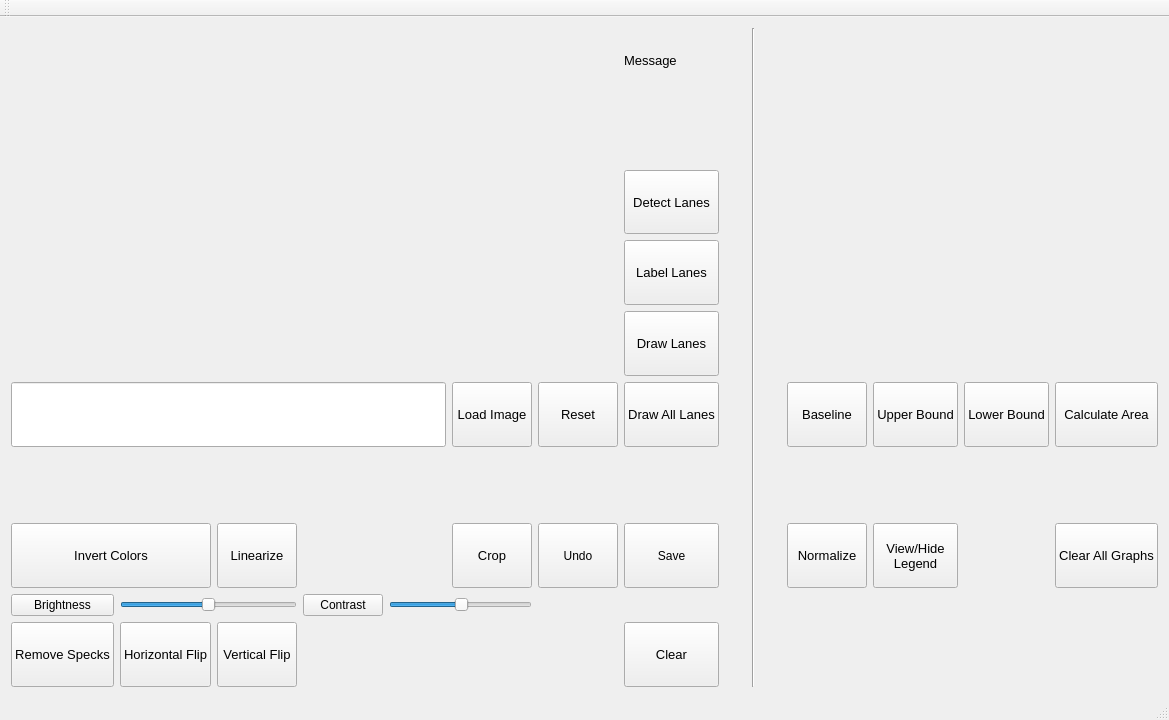
<?xml version="1.0" encoding="UTF-8"?>
<ui version="4.0">
 <class>MainWindow</class>
 <widget class="QMainWindow" name="MainWindow">
  <property name="geometry">
   <rect>
    <x>0</x>
    <y>0</y>
    <width>1169</width>
    <height>720</height>
   </rect>
  </property>
  <property name="windowTitle">
   <string>MainWindow</string>
  </property>
  <widget class="QWidget" name="centralWidget">
   <layout class="QGridLayout" name="gridLayout_5">
    <item row="0" column="0">
     <layout class="QGridLayout" name="maingrid">
      <item row="5" column="0" colspan="5">
       <widget class="QLineEdit" name="imgadd">
        <property name="sizePolicy">
         <sizepolicy hsizetype="Preferred" vsizetype="Preferred">
          <horstretch>0</horstretch>
          <verstretch>0</verstretch>
         </sizepolicy>
        </property>
        <property name="font">
         <font>
          <pointsize>10</pointsize>
         </font>
        </property>
       </widget>
      </item>
      <item row="8" column="3">
       <widget class="QPushButton" name="ContrastButton">
        <property name="text">
         <string>Contrast</string>
        </property>
       </widget>
      </item>
      <item row="0" column="8">
       <widget class="QLabel" name="msglabel">
        <property name="font">
         <font>
          <pointsize>10</pointsize>
         </font>
        </property>
        <property name="text">
         <string>Message</string>
        </property>
       </widget>
      </item>
      <item row="2" column="8">
       <widget class="QPushButton" name="detectlanes">
        <property name="sizePolicy">
         <sizepolicy hsizetype="Preferred" vsizetype="Preferred">
          <horstretch>0</horstretch>
          <verstretch>0</verstretch>
         </sizepolicy>
        </property>
        <property name="font">
         <font>
          <pointsize>10</pointsize>
         </font>
        </property>
        <property name="text">
         <string>Detect Lanes</string>
        </property>
       </widget>
      </item>
      <item row="7" column="6">
       <widget class="QPushButton" name="undo">
        <property name="sizePolicy">
         <sizepolicy hsizetype="Preferred" vsizetype="Preferred">
          <horstretch>0</horstretch>
          <verstretch>0</verstretch>
         </sizepolicy>
        </property>
        <property name="font">
         <font>
          <pointsize>9</pointsize>
         </font>
        </property>
        <property name="text">
         <string>Undo</string>
        </property>
       </widget>
      </item>
      <item row="1" column="8">
       <widget class="QLabel" name="msgbox">
        <property name="font">
         <font>
          <pointsize>10</pointsize>
         </font>
        </property>
        <property name="text">
         <string/>
        </property>
       </widget>
      </item>
      <item row="9" column="8">
       <widget class="QPushButton" name="clear">
        <property name="sizePolicy">
         <sizepolicy hsizetype="Preferred" vsizetype="Preferred">
          <horstretch>0</horstretch>
          <verstretch>0</verstretch>
         </sizepolicy>
        </property>
        <property name="font">
         <font>
          <pointsize>10</pointsize>
         </font>
        </property>
        <property name="text">
         <string>Clear</string>
        </property>
       </widget>
      </item>
      <item row="0" column="0" rowspan="5" colspan="7">
       <widget class="QLabel" name="imagelabel">
        <property name="sizePolicy">
         <sizepolicy hsizetype="Preferred" vsizetype="Preferred">
          <horstretch>0</horstretch>
          <verstretch>0</verstretch>
         </sizepolicy>
        </property>
        <property name="text">
         <string/>
        </property>
        <property name="alignment">
         <set>Qt::AlignLeading|Qt::AlignLeft|Qt::AlignTop</set>
        </property>
       </widget>
      </item>
      <item row="7" column="0" colspan="2">
       <widget class="QPushButton" name="invertcolors">
        <property name="sizePolicy">
         <sizepolicy hsizetype="Preferred" vsizetype="Preferred">
          <horstretch>0</horstretch>
          <verstretch>0</verstretch>
         </sizepolicy>
        </property>
        <property name="font">
         <font>
          <pointsize>10</pointsize>
         </font>
        </property>
        <property name="text">
         <string>Invert Colors</string>
        </property>
       </widget>
      </item>
      <item row="5" column="11">
       <widget class="QPushButton" name="upperbound">
        <property name="sizePolicy">
         <sizepolicy hsizetype="Preferred" vsizetype="Preferred">
          <horstretch>0</horstretch>
          <verstretch>0</verstretch>
         </sizepolicy>
        </property>
        <property name="font">
         <font>
          <pointsize>10</pointsize>
         </font>
        </property>
        <property name="text">
         <string>Upper Bound</string>
        </property>
       </widget>
      </item>
      <item row="7" column="2">
       <widget class="QPushButton" name="linearize">
        <property name="sizePolicy">
         <sizepolicy hsizetype="Preferred" vsizetype="Preferred">
          <horstretch>0</horstretch>
          <verstretch>0</verstretch>
         </sizepolicy>
        </property>
        <property name="font">
         <font>
          <pointsize>10</pointsize>
         </font>
        </property>
        <property name="text">
         <string>Linearize</string>
        </property>
       </widget>
      </item>
      <item row="0" column="9" rowspan="10">
       <widget class="Line" name="line_2">
        <property name="sizePolicy">
         <sizepolicy hsizetype="Preferred" vsizetype="Preferred">
          <horstretch>0</horstretch>
          <verstretch>0</verstretch>
         </sizepolicy>
        </property>
        <property name="orientation">
         <enum>Qt::Vertical</enum>
        </property>
       </widget>
      </item>
      <item row="5" column="5">
       <widget class="QPushButton" name="loadimage">
        <property name="sizePolicy">
         <sizepolicy hsizetype="Preferred" vsizetype="Preferred">
          <horstretch>0</horstretch>
          <verstretch>0</verstretch>
         </sizepolicy>
        </property>
        <property name="font">
         <font>
          <pointsize>10</pointsize>
         </font>
        </property>
        <property name="text">
         <string>Load Image</string>
        </property>
       </widget>
      </item>
      <item row="5" column="6">
       <widget class="QPushButton" name="reset">
        <property name="sizePolicy">
         <sizepolicy hsizetype="Preferred" vsizetype="Preferred">
          <horstretch>0</horstretch>
          <verstretch>0</verstretch>
         </sizepolicy>
        </property>
        <property name="font">
         <font>
          <pointsize>10</pointsize>
         </font>
        </property>
        <property name="text">
         <string>Reset</string>
        </property>
       </widget>
      </item>
      <item row="8" column="1" colspan="2">
       <widget class="QSlider" name="BrightnessSlider">
        <property name="sizePolicy">
         <sizepolicy hsizetype="Preferred" vsizetype="Preferred">
          <horstretch>0</horstretch>
          <verstretch>0</verstretch>
         </sizepolicy>
        </property>
        <property name="minimum">
         <number>-200</number>
        </property>
        <property name="maximum">
         <number>200</number>
        </property>
        <property name="orientation">
         <enum>Qt::Horizontal</enum>
        </property>
       </widget>
      </item>
      <item row="8" column="0">
       <widget class="QPushButton" name="brightnessbutton">
        <property name="text">
         <string>Brightness</string>
        </property>
       </widget>
      </item>
      <item row="5" column="10">
       <widget class="QPushButton" name="baseline">
        <property name="sizePolicy">
         <sizepolicy hsizetype="Preferred" vsizetype="Preferred">
          <horstretch>0</horstretch>
          <verstretch>0</verstretch>
         </sizepolicy>
        </property>
        <property name="font">
         <font>
          <pointsize>10</pointsize>
         </font>
        </property>
        <property name="text">
         <string>Baseline</string>
        </property>
       </widget>
      </item>
      <item row="5" column="8">
       <widget class="QPushButton" name="drawalllanes">
        <property name="sizePolicy">
         <sizepolicy hsizetype="Preferred" vsizetype="Preferred">
          <horstretch>0</horstretch>
          <verstretch>0</verstretch>
         </sizepolicy>
        </property>
        <property name="font">
         <font>
          <pointsize>10</pointsize>
         </font>
        </property>
        <property name="text">
         <string>Draw All Lanes</string>
        </property>
       </widget>
      </item>
      <item row="5" column="12">
       <widget class="QPushButton" name="lowerbound">
        <property name="sizePolicy">
         <sizepolicy hsizetype="Preferred" vsizetype="Preferred">
          <horstretch>0</horstretch>
          <verstretch>0</verstretch>
         </sizepolicy>
        </property>
        <property name="font">
         <font>
          <pointsize>10</pointsize>
         </font>
        </property>
        <property name="text">
         <string>Lower Bound</string>
        </property>
       </widget>
      </item>
      <item row="9" column="2">
       <widget class="QPushButton" name="verticalflip">
        <property name="sizePolicy">
         <sizepolicy hsizetype="Preferred" vsizetype="Preferred">
          <horstretch>0</horstretch>
          <verstretch>0</verstretch>
         </sizepolicy>
        </property>
        <property name="font">
         <font>
          <pointsize>10</pointsize>
         </font>
        </property>
        <property name="text">
         <string>Vertical Flip</string>
        </property>
       </widget>
      </item>
      <item row="9" column="0">
       <widget class="QPushButton" name="removespecks">
        <property name="sizePolicy">
         <sizepolicy hsizetype="Preferred" vsizetype="Preferred">
          <horstretch>0</horstretch>
          <verstretch>0</verstretch>
         </sizepolicy>
        </property>
        <property name="font">
         <font>
          <pointsize>10</pointsize>
         </font>
        </property>
        <property name="text">
         <string>Remove Specks</string>
        </property>
       </widget>
      </item>
      <item row="7" column="5">
       <widget class="QPushButton" name="crop">
        <property name="sizePolicy">
         <sizepolicy hsizetype="Preferred" vsizetype="Preferred">
          <horstretch>0</horstretch>
          <verstretch>0</verstretch>
         </sizepolicy>
        </property>
        <property name="font">
         <font>
          <pointsize>10</pointsize>
         </font>
        </property>
        <property name="text">
         <string>Crop</string>
        </property>
       </widget>
      </item>
      <item row="0" column="10" rowspan="5" colspan="4">
       <widget class="QCustomPlot" name="customPlot" native="true">
        <property name="sizePolicy">
         <sizepolicy hsizetype="Preferred" vsizetype="Preferred">
          <horstretch>0</horstretch>
          <verstretch>0</verstretch>
         </sizepolicy>
        </property>
       </widget>
      </item>
      <item row="8" column="4" colspan="2">
       <widget class="QSlider" name="ContrastSlider">
        <property name="sizePolicy">
         <sizepolicy hsizetype="Preferred" vsizetype="Preferred">
          <horstretch>0</horstretch>
          <verstretch>0</verstretch>
         </sizepolicy>
        </property>
        <property name="sliderPosition">
         <number>50</number>
        </property>
        <property name="orientation">
         <enum>Qt::Horizontal</enum>
        </property>
       </widget>
      </item>
      <item row="3" column="8">
       <widget class="QPushButton" name="labellanes">
        <property name="sizePolicy">
         <sizepolicy hsizetype="Preferred" vsizetype="Preferred">
          <horstretch>0</horstretch>
          <verstretch>0</verstretch>
         </sizepolicy>
        </property>
        <property name="font">
         <font>
          <pointsize>10</pointsize>
         </font>
        </property>
        <property name="text">
         <string>Label Lanes</string>
        </property>
       </widget>
      </item>
      <item row="9" column="1">
       <widget class="QPushButton" name="horizontalflip">
        <property name="sizePolicy">
         <sizepolicy hsizetype="Preferred" vsizetype="Preferred">
          <horstretch>0</horstretch>
          <verstretch>0</verstretch>
         </sizepolicy>
        </property>
        <property name="font">
         <font>
          <pointsize>10</pointsize>
         </font>
        </property>
        <property name="text">
         <string>Horizontal Flip</string>
        </property>
       </widget>
      </item>
      <item row="4" column="8">
       <widget class="QPushButton" name="drawlanes">
        <property name="sizePolicy">
         <sizepolicy hsizetype="Preferred" vsizetype="Preferred">
          <horstretch>0</horstretch>
          <verstretch>0</verstretch>
         </sizepolicy>
        </property>
        <property name="font">
         <font>
          <pointsize>10</pointsize>
         </font>
        </property>
        <property name="text">
         <string>Draw Lanes</string>
        </property>
       </widget>
      </item>
      <item row="5" column="13">
       <widget class="QPushButton" name="calculatearea">
        <property name="sizePolicy">
         <sizepolicy hsizetype="Preferred" vsizetype="Preferred">
          <horstretch>0</horstretch>
          <verstretch>0</verstretch>
         </sizepolicy>
        </property>
        <property name="font">
         <font>
          <pointsize>10</pointsize>
         </font>
        </property>
        <property name="text">
         <string>Calculate Area</string>
        </property>
       </widget>
      </item>
      <item row="6" column="10">
       <widget class="QLabel" name="bllabel">
        <property name="font">
         <font>
          <pointsize>10</pointsize>
         </font>
        </property>
        <property name="text">
         <string/>
        </property>
       </widget>
      </item>
      <item row="6" column="11">
       <widget class="QLabel" name="ublabel">
        <property name="font">
         <font>
          <pointsize>10</pointsize>
         </font>
        </property>
        <property name="text">
         <string/>
        </property>
       </widget>
      </item>
      <item row="6" column="12">
       <widget class="QLabel" name="lblabel">
        <property name="font">
         <font>
          <pointsize>10</pointsize>
         </font>
        </property>
        <property name="text">
         <string/>
        </property>
       </widget>
      </item>
      <item row="6" column="13">
       <widget class="QLabel" name="arealabel">
        <property name="font">
         <font>
          <pointsize>10</pointsize>
         </font>
        </property>
        <property name="text">
         <string/>
        </property>
       </widget>
      </item>
      <item row="7" column="10">
       <widget class="QPushButton" name="normalize">
        <property name="sizePolicy">
         <sizepolicy hsizetype="Preferred" vsizetype="Preferred">
          <horstretch>0</horstretch>
          <verstretch>0</verstretch>
         </sizepolicy>
        </property>
        <property name="font">
         <font>
          <pointsize>10</pointsize>
         </font>
        </property>
        <property name="text">
         <string>Normalize</string>
        </property>
       </widget>
      </item>
      <item row="7" column="13">
       <widget class="QPushButton" name="clearallgraphs">
        <property name="sizePolicy">
         <sizepolicy hsizetype="Preferred" vsizetype="Preferred">
          <horstretch>0</horstretch>
          <verstretch>0</verstretch>
         </sizepolicy>
        </property>
        <property name="font">
         <font>
          <pointsize>10</pointsize>
         </font>
        </property>
        <property name="text">
         <string>Clear All Graphs</string>
        </property>
       </widget>
      </item>
      <item row="7" column="11">
       <widget class="QPushButton" name="legendonoff">
        <property name="sizePolicy">
         <sizepolicy hsizetype="Preferred" vsizetype="Preferred">
          <horstretch>0</horstretch>
          <verstretch>0</verstretch>
         </sizepolicy>
        </property>
        <property name="font">
         <font>
          <pointsize>10</pointsize>
         </font>
        </property>
        <property name="text">
         <string>View/Hide
Legend</string>
        </property>
       </widget>
      </item>
      <item row="7" column="8">
       <widget class="QPushButton" name="save">
        <property name="sizePolicy">
         <sizepolicy hsizetype="Preferred" vsizetype="Preferred">
          <horstretch>0</horstretch>
          <verstretch>0</verstretch>
         </sizepolicy>
        </property>
        <property name="font">
         <font>
          <pointsize>9</pointsize>
         </font>
        </property>
        <property name="text">
         <string>Save</string>
        </property>
       </widget>
      </item>
     </layout>
    </item>
   </layout>
  </widget>
  <widget class="QMenuBar" name="menuBar">
   <property name="geometry">
    <rect>
     <x>0</x>
     <y>0</y>
     <width>1169</width>
     <height>21</height>
    </rect>
   </property>
  </widget>
  <widget class="QToolBar" name="mainToolBar">
   <attribute name="toolBarArea">
    <enum>TopToolBarArea</enum>
   </attribute>
   <attribute name="toolBarBreak">
    <bool>false</bool>
   </attribute>
  </widget>
  <widget class="QStatusBar" name="statusBar"/>
 </widget>
 <layoutdefault spacing="6" margin="11"/>
 <customwidgets>
  <customwidget>
   <class>QCustomPlot</class>
   <extends>QWidget</extends>
   <header>qcustomplot.h</header>
   <container>1</container>
  </customwidget>
 </customwidgets>
 <resources/>
 <connections/>
</ui>
